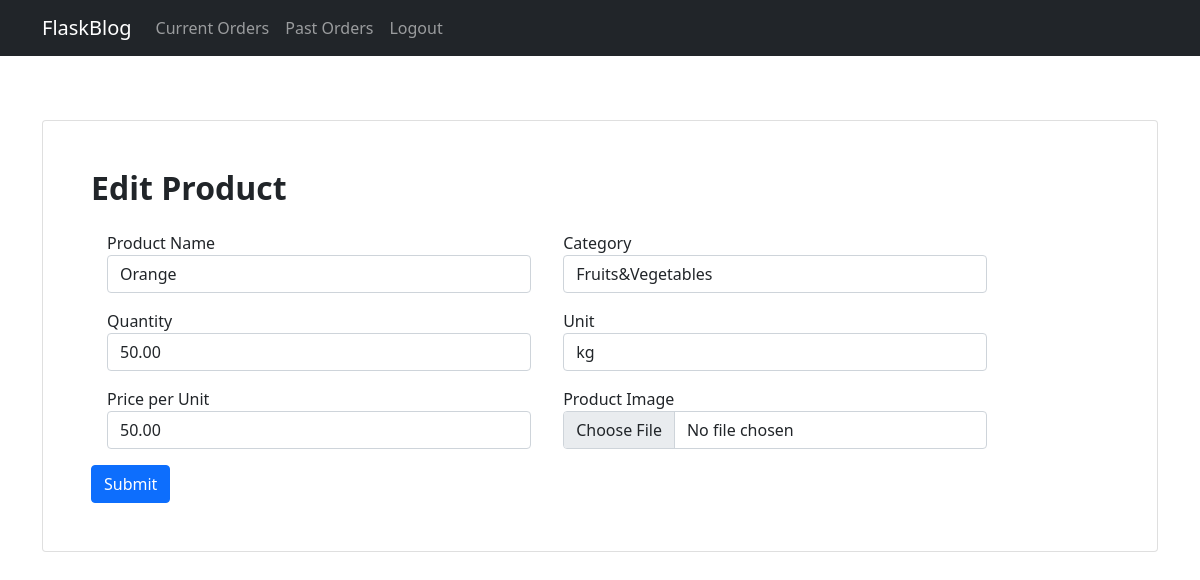
/product/2/edit (signed in), run on an earlier commit of the app's database.
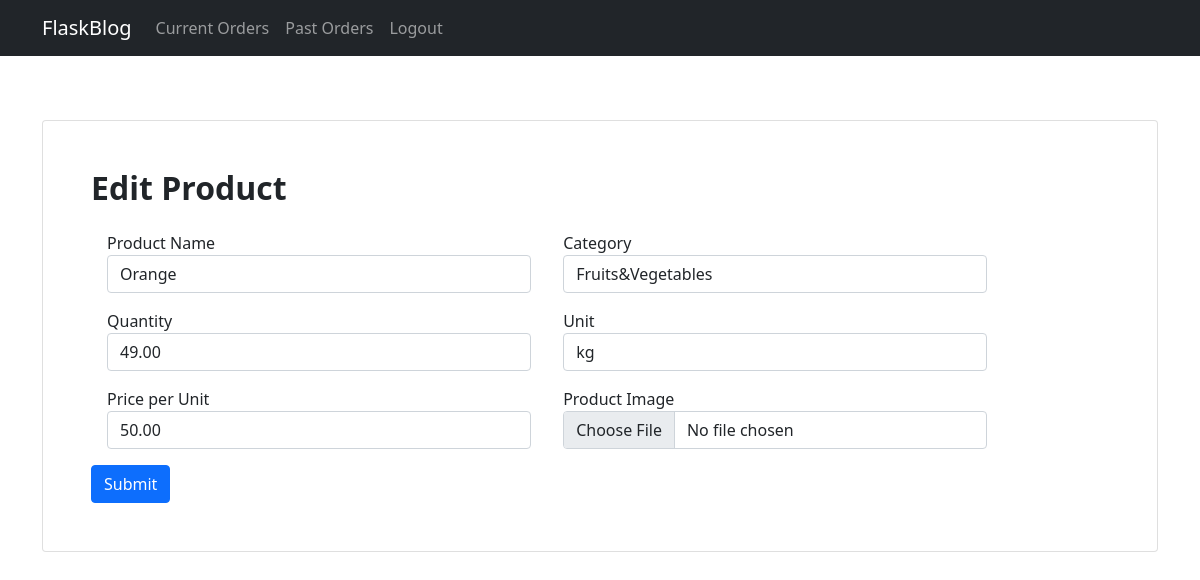
And on a later commit of the database.
### application/models.py (models this page shows)
class Products(db.Model):
    __tablename__ = 'products'
    id = db.Column(db.Integer, primary_key=True, autoincrement=True)
    name = db.Column(db.String(255), nullable=False)
    vendor = db.Column(db.Integer, db.ForeignKey('vendors.id'), nullable=False)
    image = db.Column(db.String(255), nullable=False)
    category = db.Column(db.String(255), nullable=False)
    price = db.Column(db.Numeric(10,2), nullable=False)
    qty = db.Column(db.Numeric(10,2), nullable=False)
    unit = db.Column(db.String(255), nullable=False)

### application/controllers.py (the view)
@app.route('/product/<int:id>/edit',methods=['GET','POST'])
@vendor_login_required
def edit_product(id):
    product = Products.query.filter_by(id=id).first()
    if product.vendor!= session['id']:
        flash('Unauthorized Access','danger')
        return redirect(url_for('login'))
    if request.method == 'POST':
        product.name = request.form['product_name']
        product.category = request.form['category']
        product.qty = request.form['qty']
        unit = request.form['unit']
        if unit=="None" and float(product.qty)!=float(product.qty)//1:
            flash("Unit Required for Fractional Quantity",'danger')
            return redirect(url_for('edit_product',id=id))
        if unit == "None":
            product.unit = ' '
        else:
            product.unit = unit
        product.price = request.form['price']
        product.vendor = session['id']
        image = request.files.get('image')
        if utils.not_allowed_file(image.filename):
            flash("invalid file type", "danger")
            return redirect(url_for('edit_product',id=id))
        if image.filename:
            path = os.path.join(app.config['UPLOAD_FOLDER'], product.image)
            os.remove(path)
            image.save(path)
        db.session.commit()
        flash('Product Edited','success')
        return redirect(url_for('vendor_home'))
    else:
        return render_template('edit_product.html',product=product)

### application/controllers.py (called while the page is built)
def vendor_login_required(f):
    @wraps(f)
    def wrap(*args, **kwargs):
        if 'type' in session and session['type'] == 'Vendor' and 'status' in session:
            return f(*args, **kwargs)
        else:
            flash('Unauthorized Access','danger')
            return redirect(url_for('login'))
    return wrap

### templates/edit_product.html (shortened to what this page needs)
{% extends 'base_vendor.html' %}
{% block content %}
<div class="container py-5">
    <div class="card">
        <div class="card-body p-5">
            <h2 class="fw-bold mb-4">Edit Product</h2>
            <form method='POST' enctype="multipart/form-data">
                <div class="d-flex flex-row align-items-center flex-wrap">
                    <div class="col-md-5 mb-3 mx-3">
                        <label>Product Name</label>
                        <input type="text" class="form-control" placeholder="Product Name" name="product_name" value={{product.name}} required>
                    </div>
                    <div class="col-md-5 mb-3 mx-3">
                        <label>Category</label>
                        <select class="custom-select form-control" name="category" required>
                            {% if product.category == "Fruits&Vegetables"%}
                            <option value="Fruits&Vegetables" selected>Fruits&Vegetables</option>
                            {% elif product.category == "Diary Items"%}
                            <option value="Other">Other</option>
                            <option value="Fruits&Vegetables">Fruits&Vegetables</option>
                            <option value="Diary Items" selected>Diary Items</option>
                            {% else%}
                            <option value="Other" selected>Other</option>
                            <option value="Fruits&Vegetables">Fruits&Vegetables</option>
                            <option value="Diary Items">Diary Items</option>
                            {%endif%}
                        </select>
                    </div>
                </div>
                <div class="d-flex flex-row align-items-center flex-wrap">
                    <div class="col-md-5 mb-3 mx-3">
                        <label>Quantity</label>
                        <input type="number" step=0.01 min=0 class="form-control" placeholder="Quantity" name="qty" value={{product.qty}}  required>
                    </div>
                    <div class="col-md-5 mb-3 mx-3">
                        <label>Unit</label>
                        <select class="custom-select form-control" name="unit"required>
                            {%if product.unit=="kg"%}
                            <option value="kg" selected>kg</option>
                            {%elif product.unit=="g"%}
                            <option value="None">Nos</option>
                            <option value="kg">kg</option>
                            <option value="g" selected>g</option>
                            <option value="L">L</option>
                            {%elif product.unit=="L"%}
                            <option value="None">Nos</option>
                            <option value="kg">kg</option>
                            <option value="g">g</option>
                            <option value="L" selected>L</option>
                            {%else%}
                            <option value="None"selected>Nos</option>
                            <option value="kg">kg</option>
                            <option value="g">g</option>
                            <option value="L">L</option>
                            {%endif%}
                        </select>
                    </div>
                </div>
                <div class="d-flex flex-row align-items-center flex-wrap">
                    <div class="col-md-5 mb-3 mx-3">
                        <label>Price per Unit</label>
                        <input type="number" step=0.01 min=0 class="form-control" placeholder="Price" name="price" value={{product.price}}  required/>
                    </div>
                    <div class="col-md-5 mb-3 mx-3">
                        <label>Product Image</label>
                        <input type="file" class="form-control" placeholder="Product Image" name="image" accept="image/*"/>
                    </div>
                </div>
                <input class="btn btn-primary" type="submit"></input>
            </form>
        </div>
    </div>
</div>
{% endblock %}

What changed in the data, as far as the page shows it:
changed Products "Orange": qty "50.00" → "49.00"
